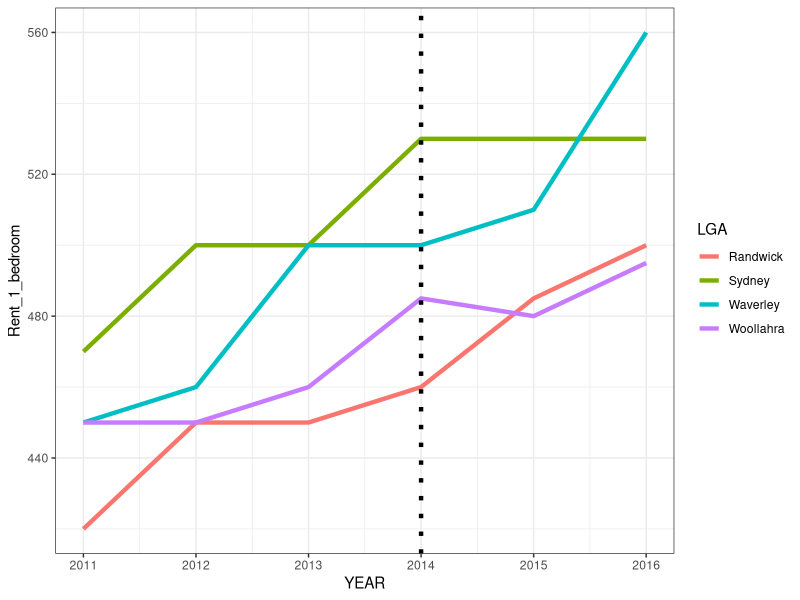
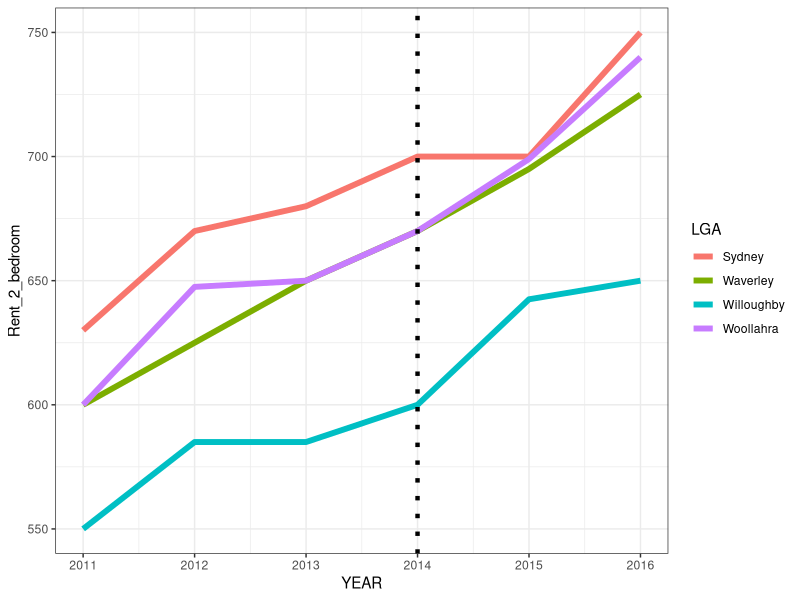
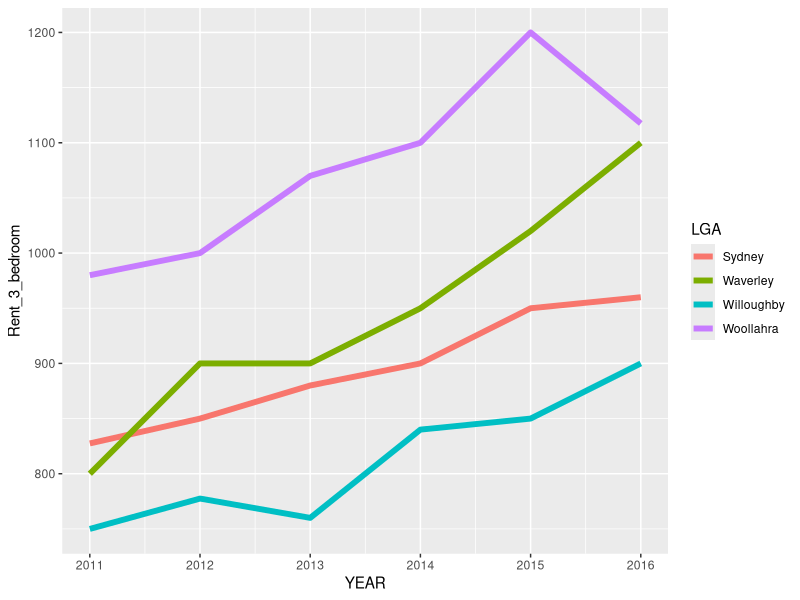
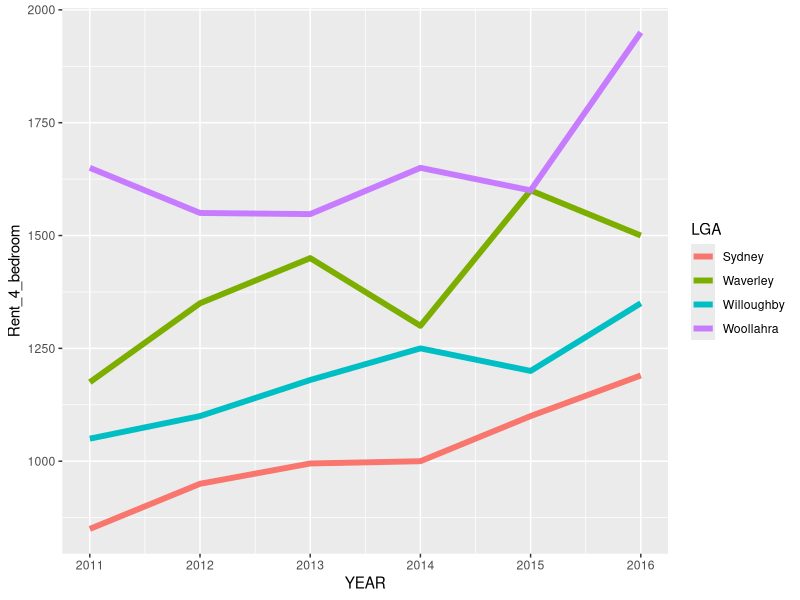
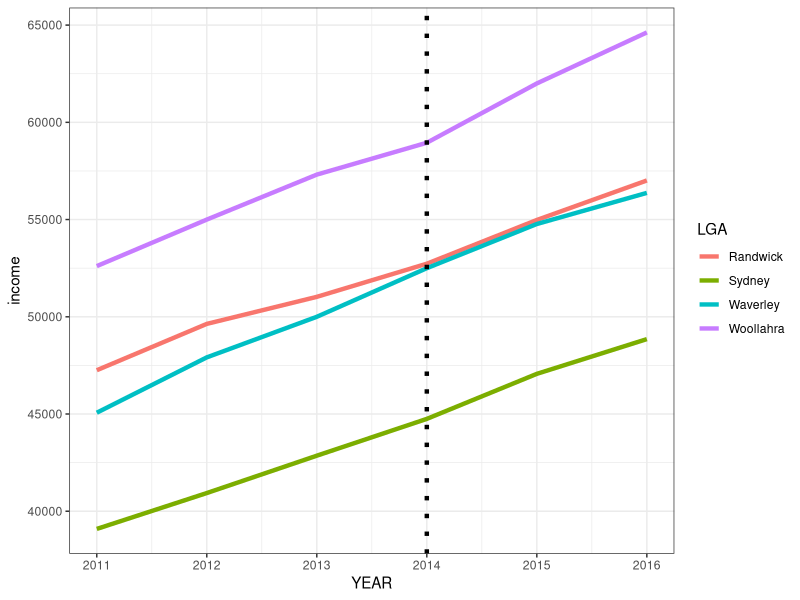
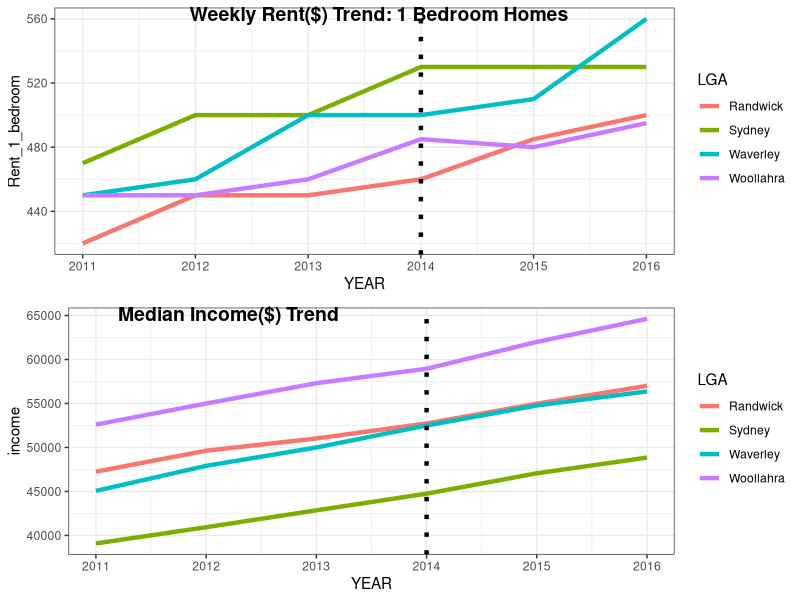
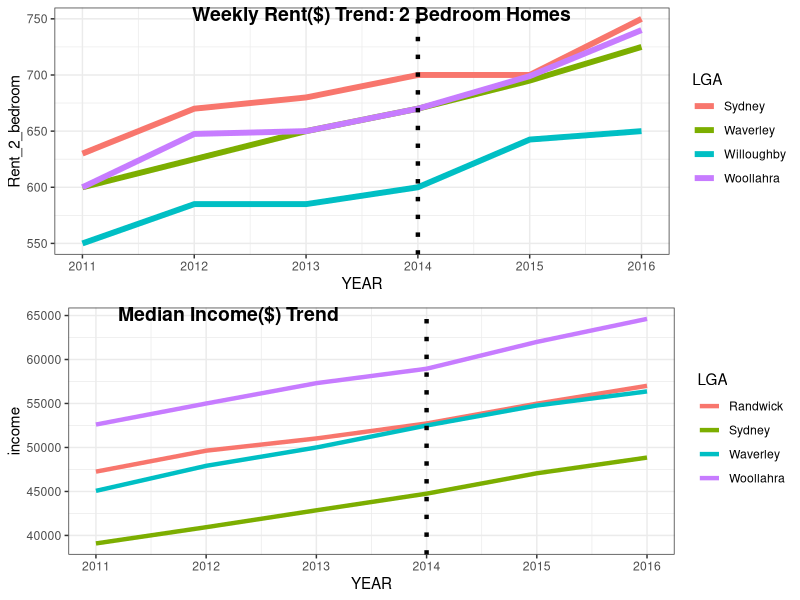
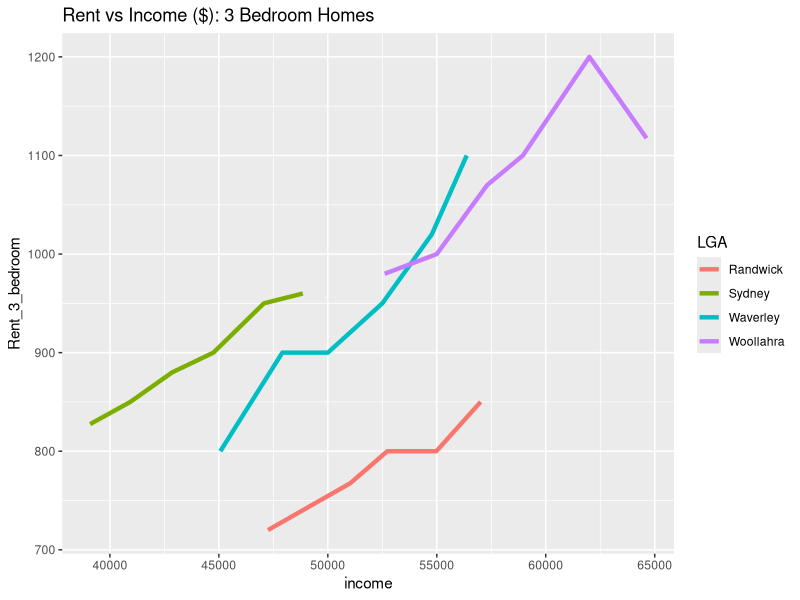

The R script that drew these images, in order:
library(tidyverse) 
library(lubridate)
library(ggplot2)

rent <- read_csv('clean_rent.csv')
rent <- (rent %>% filter(str_detect(Quarter,'^Mar'))
         %>% rowwise() %>% mutate(YEAR = as.numeric(strsplit(Quarter,'\\.')[[1]][2]) + 2000)
         %>% mutate(X1 = NULL, Quarter = NULL)
         %>% filter(YEAR >= 2011 & YEAR <= 2016))

rent_2 <- read_csv('clean_rent.csv')
rent_2 <- (rent_2 %>%
              rowwise() %>% mutate(YEAR = as.numeric(strsplit(Quarter,'\\.')[[1]][2]) + 2000)
         %>% mutate(X1 = NULL, Quarter = NULL)
         %>% filter(YEAR >= 2011 & YEAR <= 2016))

(median_income <- read_csv('Income.csv') 
  %>% filter(YEAR <= 2016))
median_income$`income` <- as.numeric(median_income$`Median Employee income $`)
rent$`Rent_1_bedroom` <- as.numeric(rent$Rent_1_bedroom)
rent$`Rent_2_bedroom` <- as.numeric(rent$Rent_2_bedroom)
rent$`Rent_3_bedroom` <- as.numeric(rent$Rent_3_bedroom)
rent$`Rent_4_bedroom` <- as.numeric(rent$Rent_4_bedroom)

data <- inner_join(rent, median_income)
#data$YEAR = as.character(rent_median_income$YEAR)
data$`Median Employee income $` <- NULL
str(data)

#lubridate::ymd(data$YEAR, truncated = 2L)

##data$number <- NULL
#data <- data %>% mutate(`Rent/Income` =  Rent_1_bedroom*100/(income/52.1429))
#colnames(data)[colnames(data)=="Rent_1_bedroom*100/(income/52.1429)"] <- "Rent/Income"

data %>% filter(LGA=="Sydney"  | LGA == "Woollahra" | LGA == "Waverley" | LGA == "Randwick" ) 

plot_1 <- data %>% filter(LGA=="Sydney"  | LGA == "Woollahra" | LGA == "Waverley" | LGA == "Randwick" ) %>%
  ggplot(aes(x = YEAR, y = Rent_1_bedroom))+
  geom_line( aes(color = LGA), size = 1.5) + geom_vline(xintercept = 2014 , linetype="dotted", 
                                                        color = "black", size=1.5) + theme_bw()
plot_1

plot_2 <- data %>% filter(LGA=="Sydney"  | LGA == "Woollahra" | LGA == "Waverley" | LGA == "Willoughby" ) %>%
  ggplot(aes(x = YEAR, y = Rent_2_bedroom))+
  geom_line( aes(color = LGA), size = 2) + geom_vline(xintercept = 2014 , linetype="dotted", 
                                                      color = "black", size=1.5) + theme_bw()
plot_2

plot_3 <- data %>% filter(LGA=="Sydney"  | LGA == "Woollahra" | LGA == "Waverley" | LGA == "Willoughby" ) %>%
  ggplot(aes(x = YEAR, y = Rent_3_bedroom))+
  geom_line( aes(color = LGA), size = 2)
plot_3

plot_4 <- data %>% filter(LGA=="Sydney"  | LGA == "Woollahra" | LGA == "Waverley" | LGA == "Willoughby" ) %>%
  ggplot(aes(x = YEAR, y = Rent_4_bedroom))+
  geom_line( aes(color = LGA), size = 2)
plot_4

sal_plot <- data %>% filter(LGA=="Sydney"  | LGA == "Woollahra" | LGA == "Waverley" | LGA == "Randwick" ) %>%
  ggplot(aes(x = YEAR, y = income))+
  geom_line( aes(color = LGA), size = 1.5) + geom_vline(xintercept = 2014 , linetype="dotted", 
                                                      color = "black", size=1.5) + theme_bw()
sal_plot

library("ggpubr")

ggarrange(plot_1, sal_plot ,
          labels = c("Weekly Rent($) Trend: 1 Bedroom Homes", " Median Income($) Trend"), ncol = 1, nrow = 2)

ggarrange(plot_2, sal_plot ,
          labels = c("Weekly Rent($) Trend: 2 Bedroom Homes ", " Median Income($) Trend"), ncol = 1, nrow = 2)


rentvsinc_plot <- data %>% filter(LGA=="Sydney"  | LGA == "Woollahra" | LGA == "Waverley" | LGA == "Randwick" ) %>%
  ggplot(aes(x = income, y = Rent_3_bedroom )) +
  geom_line( aes(color = LGA), size = 1.5) + labs(title= "Rent vs Income ($): 3 Bedroom Homes")
rentvsinc_plot



